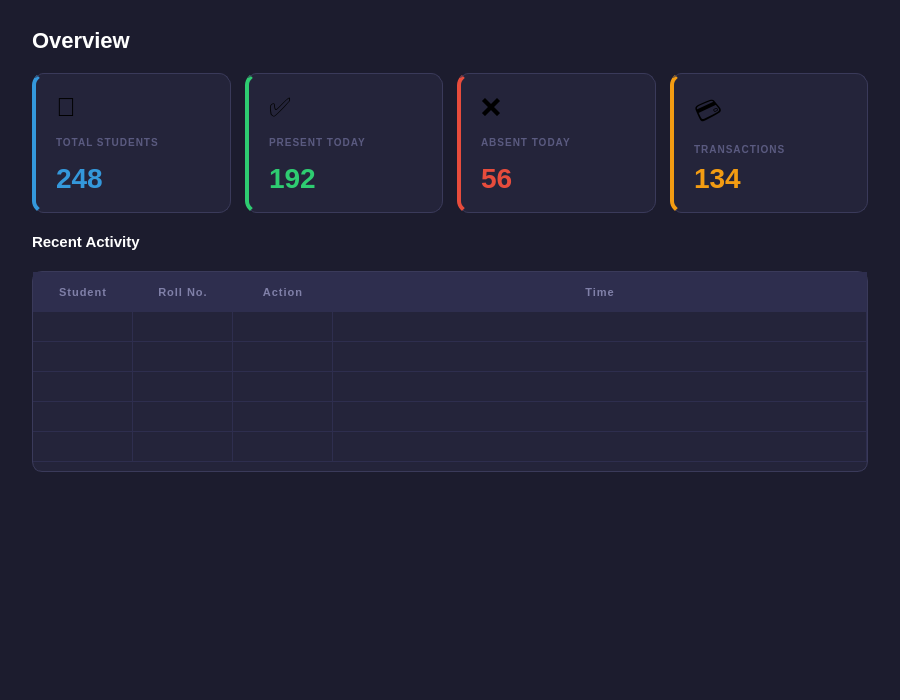
<?xml version='1.0' encoding='UTF-8'?>
<ui version="4.0"><class>OverviewPage</class><widget class="QWidget" name="OverviewPage">
 <property name="geometry"><rect><x>0</x><y>0</y><width>900</width><height>700</height></rect></property>
 <property name="windowTitle"><string>OverviewPage</string></property>
 <property name="styleSheet"><string notr="true">QWidget#OverviewPage { background-color: #1C1C2E; }</string></property>
         <layout class="QVBoxLayout" name="overviewLayout">
          <property name="leftMargin"><number>32</number></property>
          <property name="topMargin"><number>28</number></property>
          <property name="rightMargin"><number>32</number></property>
          <property name="bottomMargin"><number>28</number></property>
          <property name="spacing"><number>20</number></property>

          <item>
           <widget class="QLabel" name="labelOverviewTitle">
            <property name="text"><string>Overview</string></property>
            <property name="styleSheet">
             <string notr="true">color:#FFFFFF; font-size:22px; font-weight:700; background:transparent; border:none;</string>
            </property>
           </widget>
          </item>

          
          <item>
           <layout class="QHBoxLayout" name="statRowOverview">
            <property name="spacing"><number>14</number></property>

            <item>
             <widget class="QFrame" name="statCard1">
              <property name="styleSheet"><string notr="true">QFrame#statCard1{background-color:#24243A;border:1px solid #3A3A5A;border-radius:12px;border-left:4px solid #3498DB;}</string></property>
              <layout class="QVBoxLayout"><property name="leftMargin"><number>20</number></property><property name="topMargin"><number>18</number></property><property name="rightMargin"><number>20</number></property><property name="bottomMargin"><number>18</number></property><property name="spacing"><number>6</number></property>
               <item><widget class="QLabel" name="sc1Icon"><property name="text"><string>👥</string></property><property name="styleSheet"><string notr="true">font-size:26px;background:transparent;border:none;</string></property></widget></item>
               <item><widget class="QLabel" name="sc1Label"><property name="text"><string>TOTAL STUDENTS</string></property><property name="styleSheet"><string notr="true">font-size:10px;font-weight:600;color:#5A5A80;letter-spacing:1px;background:transparent;border:none;</string></property></widget></item>
               <item><widget class="QLabel" name="sc1Value"><property name="text"><string>248</string></property><property name="styleSheet"><string notr="true">font-size:28px;font-weight:800;color:#3498DB;background:transparent;border:none;</string></property></widget></item>
              </layout>
             </widget>
            </item>

            <item>
             <widget class="QFrame" name="statCard2">
              <property name="styleSheet"><string notr="true">QFrame#statCard2{background-color:#24243A;border:1px solid #3A3A5A;border-radius:12px;border-left:4px solid #2ECC71;}</string></property>
              <layout class="QVBoxLayout"><property name="leftMargin"><number>20</number></property><property name="topMargin"><number>18</number></property><property name="rightMargin"><number>20</number></property><property name="bottomMargin"><number>18</number></property><property name="spacing"><number>6</number></property>
               <item><widget class="QLabel" name="sc2Icon"><property name="text"><string>✅</string></property><property name="styleSheet"><string notr="true">font-size:26px;background:transparent;border:none;</string></property></widget></item>
               <item><widget class="QLabel" name="sc2Label"><property name="text"><string>PRESENT TODAY</string></property><property name="styleSheet"><string notr="true">font-size:10px;font-weight:600;color:#5A5A80;letter-spacing:1px;background:transparent;border:none;</string></property></widget></item>
               <item><widget class="QLabel" name="sc2Value"><property name="text"><string>192</string></property><property name="styleSheet"><string notr="true">font-size:28px;font-weight:800;color:#2ECC71;background:transparent;border:none;</string></property></widget></item>
              </layout>
             </widget>
            </item>

            <item>
             <widget class="QFrame" name="statCard3">
              <property name="styleSheet"><string notr="true">QFrame#statCard3{background-color:#24243A;border:1px solid #3A3A5A;border-radius:12px;border-left:4px solid #E74C3C;}</string></property>
              <layout class="QVBoxLayout"><property name="leftMargin"><number>20</number></property><property name="topMargin"><number>18</number></property><property name="rightMargin"><number>20</number></property><property name="bottomMargin"><number>18</number></property><property name="spacing"><number>6</number></property>
               <item><widget class="QLabel" name="sc3Icon"><property name="text"><string>❌</string></property><property name="styleSheet"><string notr="true">font-size:26px;background:transparent;border:none;</string></property></widget></item>
               <item><widget class="QLabel" name="sc3Label"><property name="text"><string>ABSENT TODAY</string></property><property name="styleSheet"><string notr="true">font-size:10px;font-weight:600;color:#5A5A80;letter-spacing:1px;background:transparent;border:none;</string></property></widget></item>
               <item><widget class="QLabel" name="sc3Value"><property name="text"><string>56</string></property><property name="styleSheet"><string notr="true">font-size:28px;font-weight:800;color:#E74C3C;background:transparent;border:none;</string></property></widget></item>
              </layout>
             </widget>
            </item>

            <item>
             <widget class="QFrame" name="statCard4">
              <property name="styleSheet"><string notr="true">QFrame#statCard4{background-color:#24243A;border:1px solid #3A3A5A;border-radius:12px;border-left:4px solid #F39C12;}</string></property>
              <layout class="QVBoxLayout"><property name="leftMargin"><number>20</number></property><property name="topMargin"><number>18</number></property><property name="rightMargin"><number>20</number></property><property name="bottomMargin"><number>18</number></property><property name="spacing"><number>6</number></property>
               <item><widget class="QLabel" name="sc4Icon"><property name="text"><string>💳</string></property><property name="styleSheet"><string notr="true">font-size:26px;background:transparent;border:none;</string></property></widget></item>
               <item><widget class="QLabel" name="sc4Label"><property name="text"><string>TRANSACTIONS</string></property><property name="styleSheet"><string notr="true">font-size:10px;font-weight:600;color:#5A5A80;letter-spacing:1px;background:transparent;border:none;</string></property></widget></item>
               <item><widget class="QLabel" name="sc4Value"><property name="text"><string>134</string></property><property name="styleSheet"><string notr="true">font-size:28px;font-weight:800;color:#F39C12;background:transparent;border:none;</string></property></widget></item>
              </layout>
             </widget>
            </item>

           </layout>
          </item>

          <item>
           <widget class="QLabel" name="labelRecentActivity">
            <property name="text"><string>Recent Activity</string></property>
            <property name="styleSheet"><string notr="true">color:#FFFFFF;font-size:15px;font-weight:600;background:transparent;border:none;</string></property>
           </widget>
          </item>

          <item>
           <widget class="QTableWidget" name="tableOverview">
            <property name="styleSheet">
             <string notr="true">QTableWidget{background-color:#24243A;border:1px solid #3A3A5A;border-radius:10px;gridline-color:#2E2E4E;font-size:13px;}
QHeaderView::section{background-color:#2E2E4E;color:#8080A8;font-size:11px;font-weight:600;padding:11px 14px;border:none;letter-spacing:1px;}
QTableWidget::item{padding:11px 14px;color:#C0C0D8;}
QTableWidget::item:selected{background-color:#2E1F3E;color:#fff;}
QTableWidget::item:hover{background-color:#2A2A40;}</string>
            </property>
            <property name="editTriggers"><set>QAbstractItemView::NoEditTriggers</set></property>
            <property name="selectionBehavior"><enum>QAbstractItemView::SelectRows</enum></property>
            <property name="selectionMode"><enum>QAbstractItemView::SingleSelection</enum></property>
            <property name="showGrid"><bool>true</bool></property>
            <attribute name="horizontalHeaderStretchLastSection"><bool>true</bool></attribute>
            <attribute name="verticalHeaderVisible"><bool>false</bool></attribute>
            <column><property name="text"><string>Student</string></property></column>
            <column><property name="text"><string>Roll No.</string></property></column>
            <column><property name="text"><string>Action</string></property></column>
            <column><property name="text"><string>Time</string></property></column>
            <row /><row /><row /><row /><row />
           </widget>
          </item>

          <item>
           <spacer><property name="orientation"><enum>Qt::Vertical</enum></property><property name="sizeHint" stdset="0"><size><width>20</width><height>40</height></size></property></spacer>
          </item>

         </layout>
        </widget>

        
        <resources /><connections /></ui>
